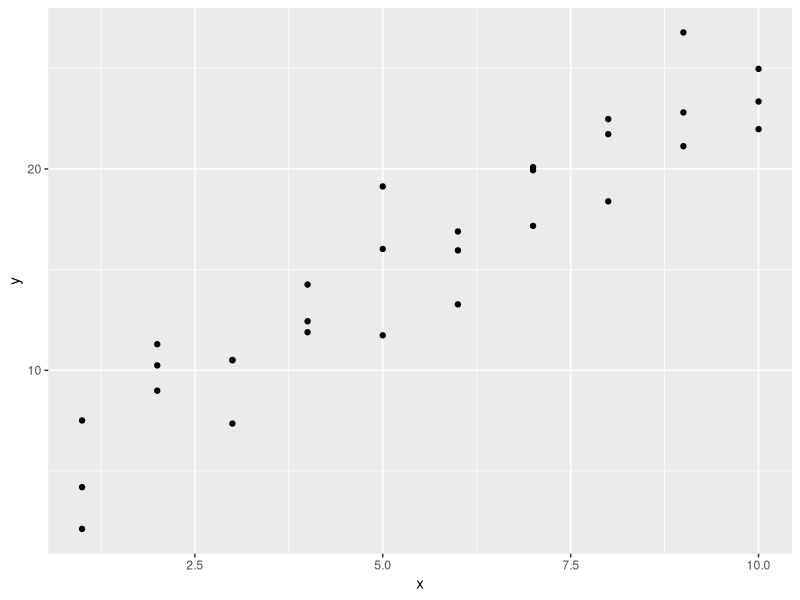
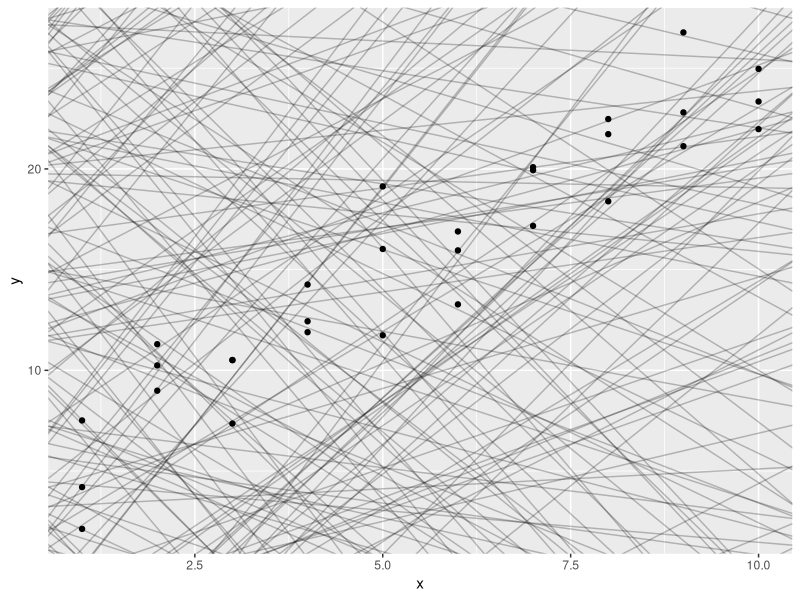
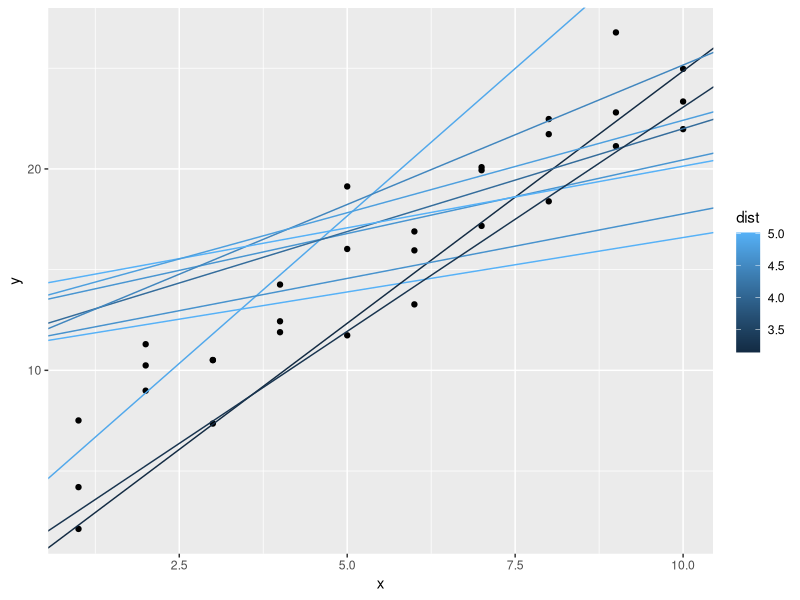
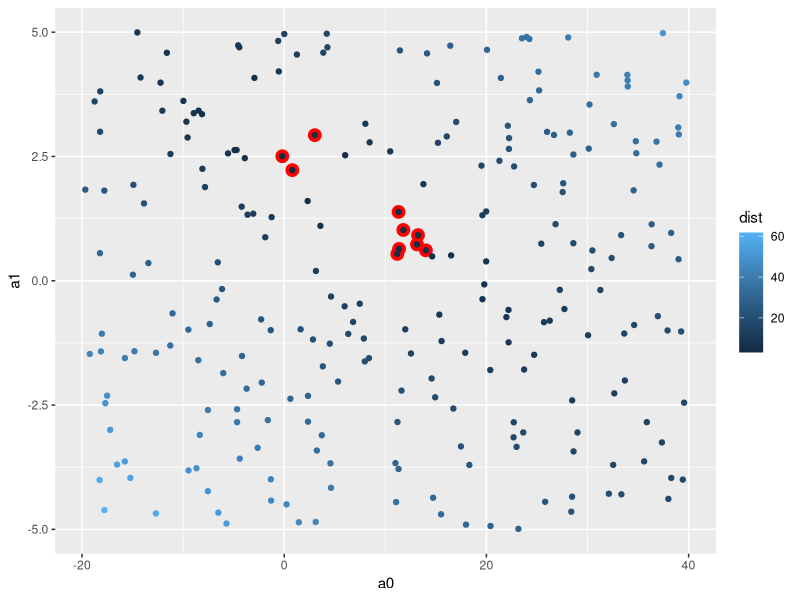
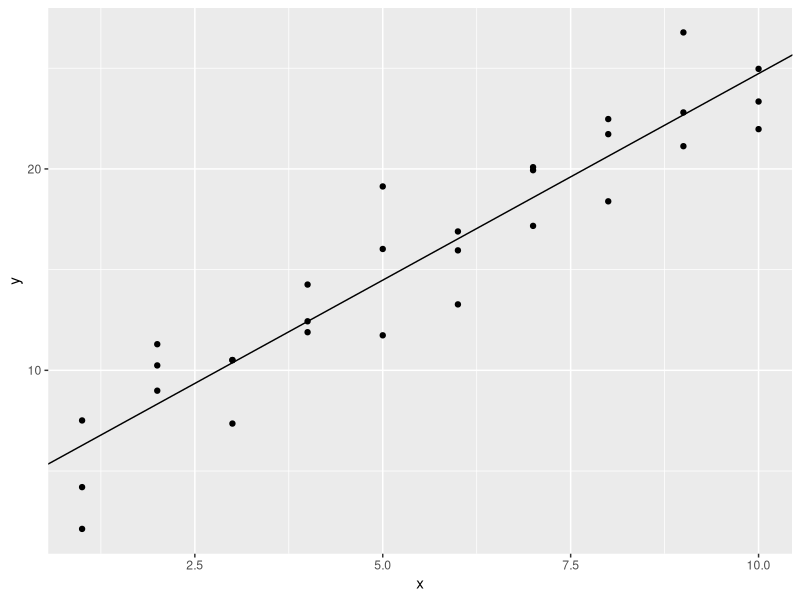
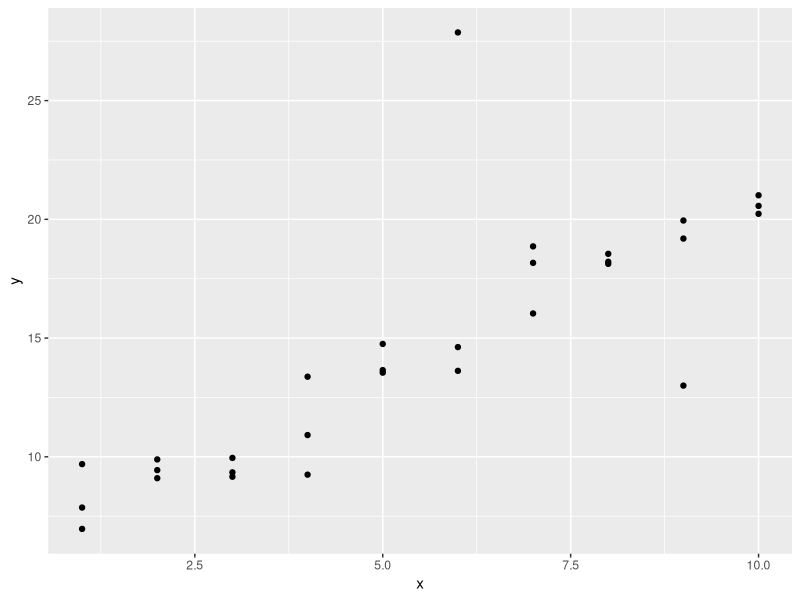
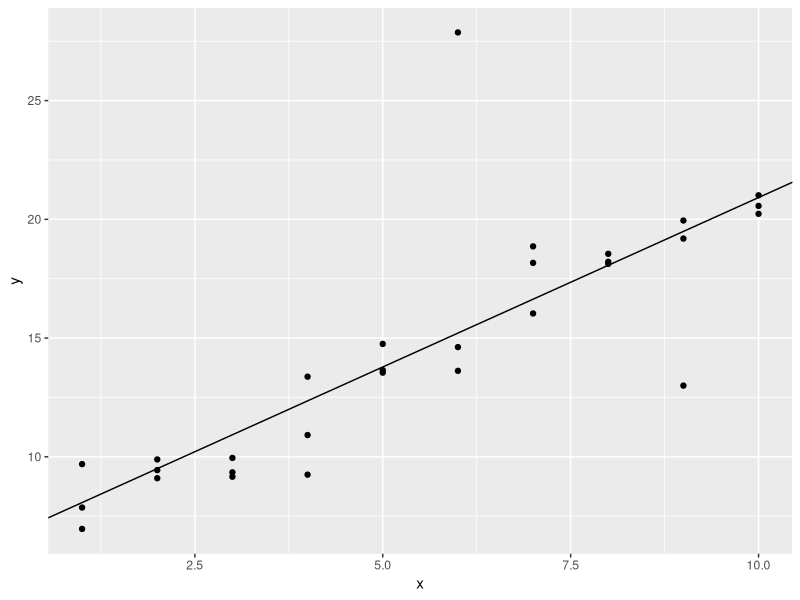

The R script that drew these images, in order:
## ---- chunk 1
knitr::opts_chunk$set(collapse = T, comment = "#>")
options(tibble.print_min = 4L, tibble.print_max = 4L)
## ---- chunk 2
library(tidyverse)
library(modelr)
library(tibble)
## ---- chunk 3
sim1 %>% ggplot(aes(x, y)) + 
  geom_point()
## ---- chunk 4
models <- tibble(
  a0 = runif(250, -20, 40),
  a1 = runif(250, -5, 5)
)
sim1 %>% ggplot(aes(x, y)) +
  geom_abline(aes(intercept = a0, slope = a1), data = models, alpha = .25) +
  geom_point()
## ---- chunk 5
model1 <- function(a, data) {
  a[1] + data$x * a[2]
}
model1(c(7, 1.5), sim1)
## ---- chunk 6
measure_distance <- function(mod, data) {
  diff <- data$y - model1(mod, data)
  return(sqrt(mean(diff ^ 2)))
}
measure_distance(c(7, 1.5), sim1)
## ---- chunk 7
sim1_dist <- function(a0, a1) {
  measure_distance(c(a0, a1), sim1)
}
models <- models %>% 
  mutate(dist = purrr::map2_dbl(a0, a1, sim1_dist))
models
## ---- chunk 8
sim1 %>% ggplot(aes(x, y)) +
  geom_point() +
  geom_abline(
    aes(intercept = a0, slope = a1, colour = dist),
    data = filter(models, rank(dist) <= 10)
  )
## ---- chunk 9
models %>% ggplot(aes(a0, a1)) +
  geom_point(data = filter(models, rank(dist) <= 10), size = 4, colour = 'red') +
  geom_point(aes(colour = dist))
## ---- chunk 10
best <- optim(c(0, 0), measure_distance, data = sim1)
best$par
## ---- chunk 11
sim1 %>% ggplot(aes(x, y)) +
  geom_point() +
  geom_abline(intercept = best$par[1], slope = best$par[2])
## ---- chunk 12
sim1_mod <- lm(y ~ x, data = sim1)
coef(sim1_mod)
## ---- chunk 13
sim1a <- tibble(
  x = rep(1:10, each = 3),
  y = x * 1.5 + 6 + rt(length(x), df = 2)
)
sim1a
## ---- chunk 14
sim1a_p <- sim1a %>% 
  ggplot(aes(x, y)) +
  geom_point()
sim1a_p
## ---- chunk 15
sim1a_fit <- lm(y ~ x, data = sim1a)
coef(sim1a_fit)
## ---- chunk 16
sim1a_p + geom_abline(intercept = coef(sim1a_fit)[1], slope = coef(sim1a_fit)[2])
## ---- chunk 17
par <- matrix(0, nrow = 50, ncol = 2)
for(i in 1 : 50) {
  sim1a <- tibble(
    x = rep(1:10, each = 3),
    y = x * 1.5 + 6 + rt(length(x), df = 2)
  )
  sim1a_fit <- lm(y ~ x, data = sim1a)
  par[i, 1] <- coef(sim1a_fit)[1]
  par[i, 2] <- coef(sim1a_fit)[2]
}
par
## ---- chunk 18
summary(par[, 1])
summary(par[, 2])
## ---- chunk 19
make_prediction <- function(mod, data) {
  mod[1] + mod[2] * data$x
}
measure_distance <- function(mod, data) {
  diff <- data$y - make_prediction(mod, data)
  mean(abs(diff))
}
best <- optim(c(0, 0), measure_distance, data = sim1)
best$par
